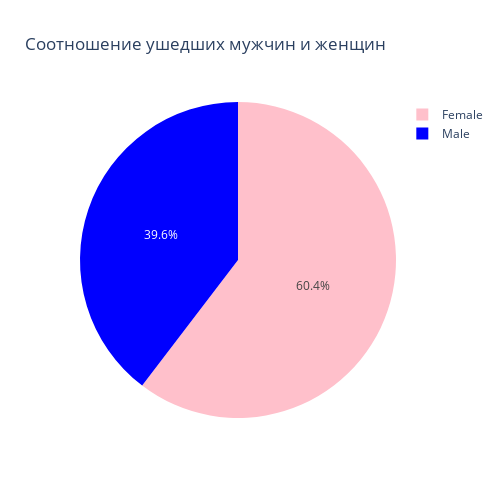

The notebook cell saved with this chart:
### Markdown cell above
# Задание 9.6
## Соотношение ушедших мужчин и женщин

### Code cell
bar_data = churn_data.groupby(['Gender'], as_index=False).mean()
fig=px.pie(
    data_frame=bar_data,
    values = 'Exited',
    names = 'Gender',
    title='Соотношение ушедших мужчин и женщин',
    color = 'Gender',
    color_discrete_map={'Male':'blue','Female':'pink'},
    width=500,
    height=500
)
fig.show()

### Figure 1 — Plotly figure (JSON) as saved in the notebook; plotly's stock layout.template omitted (floating-point values rounded to 4 significant figures)
{"data": [{"customdata": [["Female"], ["Male"]], "domain": {"x": [0, 1], "y": [0, 1]}, "hovertemplate": "Gender=%{customdata[0]}<br>Exited=%{value}<extra></extra>", "labels": ["Female", "Male"], "legendgroup": "", "marker": {"colors": ["pink", "blue"]}, "name": "", "showlegend": true, "type": "pie", "values": [0.2507, 0.1646]}], "layout": {"height": 500, "legend": {"tracegroupgap": 0}, "title": {"text": "Соотношение ушедших мужчин и женщин"}, "width": 500}}
